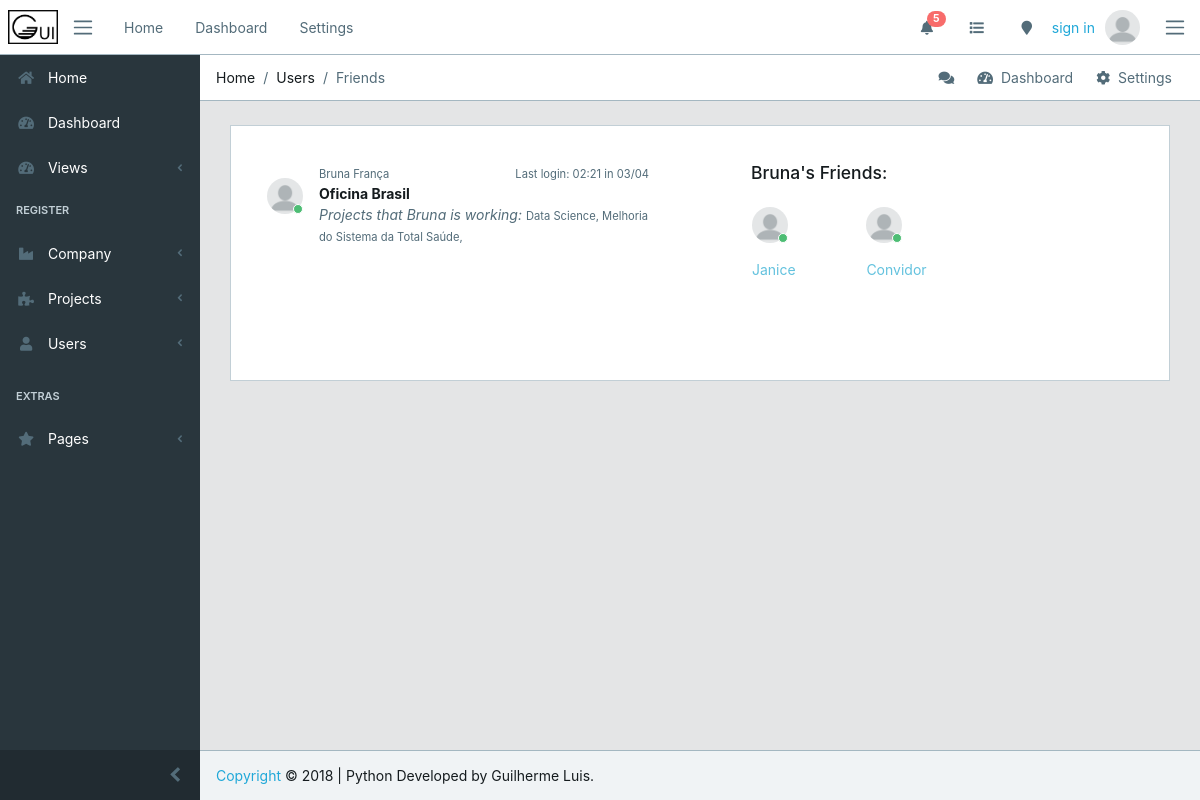
/register/users/14/, run on the app's committed database.
### register/models.py (models this page shows, shortened)
class UserProfile(models.Model):
    user = models.ForeignKey(User, on_delete=models.CASCADE)
    company = models.ForeignKey(Company, on_delete=models.CASCADE)
    project = models.ManyToManyField(Project, blank=True)
    friends = models.ManyToManyField('self', blank=True)

class Company(models.Model):
    social_name = models.CharField(max_length=80)
    name = models.CharField(max_length=80)
    email = models.EmailField()
    city = models.CharField(max_length=50)
    found_date = models.DateField()
    class Meta:
        verbose_name_plural = 'Companies'
        ordering = ('name',)
    def __str__(self):
        return (self.name)

### projects/models.py (models this page shows)
class Project(models.Model):
    name = models.CharField(max_length=80)
    slug = models.SlugField('shortcut', blank=True)
    assign = models.ManyToManyField(User)
    efforts = models.DurationField()
    status = models.CharField(max_length=7, choices=status, default=1)
    dead_line = models.DateField()
    company = models.ForeignKey('register.Company', on_delete=models.DO_NOTHING)
    complete_per = models.FloatField(max_length=2, validators = [MinValueValidator(0), MaxValueValidator(100)])
    description = models.TextField(blank=True)
    add_date = models.DateField(auto_now_add=True)
    upd_date = models.DateField(auto_now_add=False, auto_now=True)
    class Meta:
        ordering = ['name']
    def __str__(self):
        return (self.name)

### register/views.py (the view)
# urls.py: path('users/<int:profile_id>/', views.user_view, name='user'),
def user_view(request, profile_id):
    user = UserProfile.objects.get(id=profile_id)
    context = {
        'user_view' : user,
    }
    return render(request, 'register/user.html', context)

### register/templates/register/user.html
{% extends 'core/base.html' %}
{% load staticfiles %}
{% block breadcrumb %}
        <li class="breadcrumb-item">Home</li>
        <li class="breadcrumb-item">Users</li>
        <li class="breadcrumb-item active">Friends</li>
{% endblock breadcrumb%}
{% block content %}
<div class="container-fluid">
    <div id="ui-view" style="opacity: 1;"><div class="animated fadeIn">
        <div class="row">
                <div class="col-12">
                    <div class="card">
                        <div class="row">
                            <div class="col-12 col-md-6">
                                <div class="card-body">
                                    <div class="tab-pane p-3 active show">
                                      <div class="message">
                                        <div class="py-3 pb-5 mr-3 float-left">
                                          <div class="avatar">
                                            <img src="/static/core/img/avatar/blank_profile.png" class="img-avatar" alt="{{ friend.user.get_full_name }}">
                                            <span class="avatar-status badge-success"></span>
                                          </div>
                                        </div>
                                        <div>
                                          <small class="text-muted">{{ user_view.user.get_full_name }}</small>
                                            {% if user_view.user.last_login %}
                                          <small class="text-muted float-right mt-1">Last login: {{ user_view.user.last_login|date:"H:i" }} in {{ user_view.user.last_login|date:"d/m" }}</small>
                                            {% endif %}
                                        </div>
                                        <div class="text-truncate font-weight-bold">{{ user_view.company }}</div>
                                        {% if user_view.user.project_set %}
                                        <em class="text-muted">Projects that {{ user_view.user.first_name }} is working:</em>
                                        <small class="text-muted">
                                            {% for project in user_view.user.project_set.all %}
                                            {{ project }},
                                            {% endfor %}
                                        </small>
                                        {% else %}
                                        <em class="text-muted">{{ user_view.user.first_name }} is working in no projects until now.</em>
                                        {% endif %}
                                      </div>
                                    </div>
                                </div>
                            </div>
                            <div class="col-12 col-md-6">
                                <div class="card-body">
                                    <div class="tab-pane p-3 active show">
                                        {% if user_view.friends.all %}
                                        <h5 class="">{{ user_view.user.first_name }}'s Friends:</h5>
                                        <div class="row">
                                        {% for friend in user_view.friends.all %}
                                        <div class="py-3 pb-5 mr-3 float-left ml-3" style="width: 20%">
                                            <p class="avatar">
                                                <img src="/static/core/img/avatar/blank_profile.png" class="img-avatar" alt="{{ friend.user.get_full_name }}">
                                                <span class="avatar-status badge-success"></span>
                                            </p>
                                            <p>
                                                <a href="{% url 'register:user' profile_id=friend.id%}" class="text-info">{{ friend.user.first_name }}</a>
                                            </p>
                                        </div>
                                        {% endfor%}
                                        {% else %}
                                        <em class="text-muted">{{ user_view.user.first_name }} have no friends.</em>
                                        {% endif %}
                                        </div>
                                    </div>
                                </div>
                            </div>
                        </div>
                    </div>
                </div>
            </div>
        </div>
    </div>
</div>
{% endblock %}

### data on the page
UserProfile: user.get_full_name "Bruna França", user.last_login "02:21", user.last_login "03/04", company "Oficina Brasil", user.first_name "Bruna"
Project: name "Data Science"
Project: name "Melhoria do Sistema da Total Saúde"
UserProfile: user.first_name "Janice"
UserProfile: user.first_name "Convidor"
